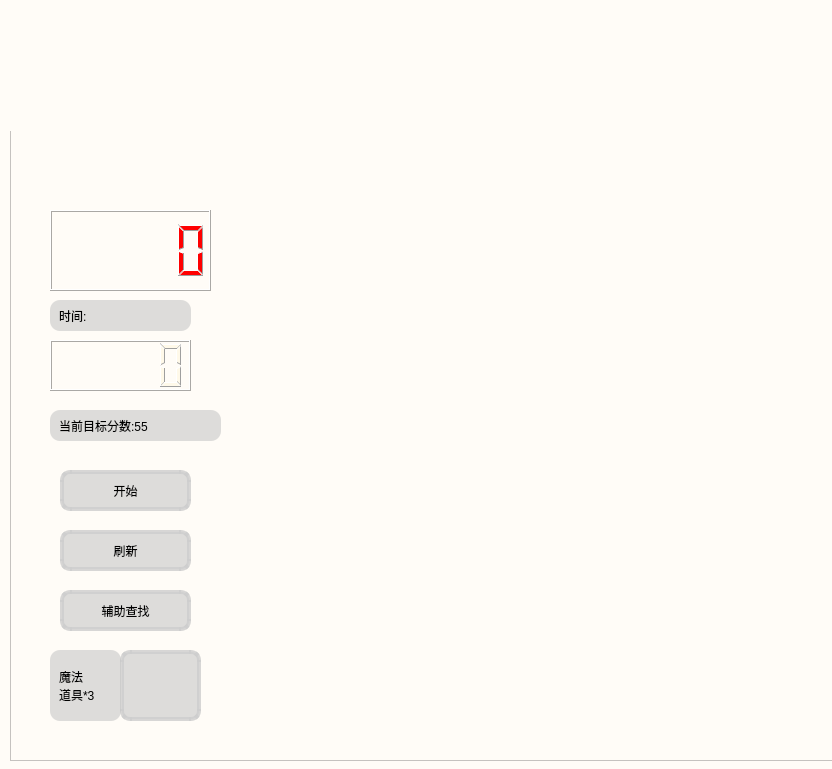
<?xml version="1.0" encoding="UTF-8"?>
<ui version="4.0">
 <class>Play</class>
 <widget class="QWidget" name="Play">
  <property name="geometry">
   <rect>
    <x>0</x>
    <y>0</y>
    <width>832</width>
    <height>769</height>
   </rect>
  </property>
  <property name="windowTitle">
   <string>Form</string>
  </property>
  <property name="styleSheet">
   <string notr="true">QWidget
{
background-color: rgb(255, 252, 247);
color: black; /*字体颜色*/
}

/*按钮正常状态*/
QPushButton
{
background-color:rgba(198,198,198,0.6);/*背景色*/

border-style:solid;
border-width:4px;
border-radius:10px;/*边框圆角半径像素*/
border-color:rgba(205,205,205,0.8);/*边框颜色*/

padding:6px; /*填衬*/
}
/*鼠标按下状态*/
QPushButton:pressed
{
background-color:rgba(198,198,220,06);/*背景色*/
border-color:rgba(205,205,205,1);/*边框颜色*/
border-style:solid;/*边框样式 solid实线 none无边框 inset/outset 3D边框*/
color: black;/*字体颜色*/
}
/*鼠标悬停状态*/
QPushButton:hover
{
background-color:rgba(198,198,190,0.7);/*背景色*/
border-color:rgba(205,205,205,0.9);/*边框颜色*/
color: black;/*字体颜色*/
}
QLineEdit
{
background-color:rgb(240,240,240);/*背景色*/
min-height:30px; /*最小高度*/
min-width:180px; /*最小宽度*/
border-style:solid;/*边框样式 solid实线 none无边框 inset/outset 3D边框*/
border-width:4px; /*边框宽度像素*/
border-radius:10px;/*边框圆角半径像素*/
border-color:rgba(205,205,205,0.4);/*边框颜色*/
font-size:10pt;/*字体 字体大小*/
color: black;/*字体颜色*/
padding:6px;/*填衬*/
}
QCheckBox
{
color:black;/*字体颜色*/
background-color:rgb(240,240,240);/*背景色*/
}
QComboBox
{
background-color:rgb(240,240,240);
color: black;/*字体颜色*/
border-style:solid;/*边框样式 solid实线 none无边框 inset/outset 3D边框*/
border-width:4px;/*边框宽度像素*/
border-radius:10px;/*边框圆角半径像素*/
border-color:rgba(205,205,205);/*边框颜色*/
min-height:35px; /*最小高度*/
font-size:10pt;
}
/*向下的三角形箭头样式*/
QComboBox::drop-down
{
width:20px;
border:none;
background:transparent;
}
/*向下的三角形箭头*/
QComboBox::down-arrow
{
image:url(:/image/array_down.png);
}
/*下拉后的整个下拉窗体*/
QComboBox QAbstractItemView
{
background-color: rgb(240,240,240); /*背景色*/
color: black;/*字体颜色*/
outline:none;
}
/*下拉框下面的item*/
QComboBox QAbstractItemView::item
{
height:30px;
color: black;/*字体颜色*/
}
/*下拉框item选中*/
QComboBox QAbstractItemView::item:selected
{
background-color: rgb(240,240,240); /*背景色*/
color: black;/*字体颜色*/
}
QTabWidget
{
background-color: rgb(240,240,240); /*背景色*/
color: black;/*字体颜色*/
}
QTabBar::tab
{
background-color: rgb(240,240,240); /*背景色*/
color: black;/*字体颜色*/
font-size:10pt;/*字体大小*/
height:30px; /*高度*/
min-width:100px;/*宽度*/
border-top-left-radius:4px;/*左上边框圆角半径像素*/
border-top-right-radius:4px;/*右上边框圆角半径像素*/
margin-right: 5px;/*右边距 右外边距*/
padding-left:5px;/*左填充--左内边距*/
padding-right:5px;/*右填充--右内边距*/
}
QTabBar::tab:hover
{
background-color: rgb(198,198,208); /*背景色*/
}
QTabBar::tab:selected
{
background-color: rgb(198,198,198); /*背景色*/
}
QTableView,QTableWidget{
background-color: rgb(240,240,240); /*背景色*/
color: black;/*字体颜色*/
selection-background-color:rgba(192,221,244);/*背景色*/;/*点击选中颜色*/
border:1px solid #E0DDDC;/*边框为1像素，灰色*/
gridline-color:lightgray;/*这个是表格的格子线的颜色，为亮灰*/
font:bold 10pt;/*字体 字体大小*/
}
/*表格表头样式*/
QHeaderView::section{
background-color:rgb(240,240,240); /*背景色*/
border:0px solid #E0DDDC;/*先把边框宽度设为0，即隐藏所有表头边框*/
border-bottom:1px solid #E0DDDC;/*然后只显示下边框，因为上边框和左右边框是整个Table的边框，都显示会有2px的边框宽度*/
min-height:30px;;/*表头高度*/
font-size:10pt;/*字体大小*/
}
QTreeWidget,QTreeView
{
background-color: rgb(240,240,240); /*背景色*/
color: rgb(79,129,168);/*字体颜色*/
selection-background-color:rgba(5,23,200);/*点击选中颜色*/
font-size:10pt;/*字体大小*/
}
/*收起状态*/
QTreeWidget::branch:has-children:!has-siblings:closed,
QTreeWidget::branch:closed:has-children:has-siblings {
border-image: none;
image: url(:/image/add-line_horizontal.png);
}
/*展开状态*/
QTreeWidget::branch:open:has-children:!has-siblings,
QTreeWidget::branch:open:has-children:has-siblings {
border-image: none;
image: url(:/image/array_down.png);
}
/*收起状态*/
QTreeView::branch:has-children:!has-siblings:closed,
QTreeView::branch:closed:has-children:has-siblings {
border-image: none;
image: url(:/image/add-line_horizontal.png);
}
/*展开状态*/
QTreeView::branch:open:has-children:!has-siblings,
QTreeView::branch:open:has-children:has-siblings {
border-image: none;
image: url(:/image/array_down.png);
}






</string>
  </property>
  <widget class="QPushButton" name="start">
   <property name="geometry">
    <rect>
     <x>60</x>
     <y>470</y>
     <width>131</width>
     <height>41</height>
    </rect>
   </property>
   <property name="text">
    <string>开始</string>
   </property>
  </widget>
  <widget class="QLabel" name="label">
   <property name="geometry">
    <rect>
     <x>-10</x>
     <y>-30</y>
     <width>871</width>
     <height>161</height>
    </rect>
   </property>
   <property name="autoFillBackground">
    <bool>false</bool>
   </property>
   <property name="styleSheet">
    <string notr="true">
border-image: url(:/new/prefix1/media/media/pk3.jpeg);</string>
   </property>
   <property name="text">
    <string/>
   </property>
  </widget>
  <widget class="QPushButton" name="pushButton_2">
   <property name="geometry">
    <rect>
     <x>60</x>
     <y>530</y>
     <width>131</width>
     <height>41</height>
    </rect>
   </property>
   <property name="text">
    <string>刷新</string>
   </property>
  </widget>
  <widget class="QLCDNumber" name="ziji">
   <property name="geometry">
    <rect>
     <x>50</x>
     <y>210</y>
     <width>161</width>
     <height>81</height>
    </rect>
   </property>
   <property name="font">
    <font>
     <family>Agency FB</family>
     <pointsize>7</pointsize>
     <italic>false</italic>
     <bold>false</bold>
    </font>
   </property>
   <property name="styleSheet">
    <string notr="true">border-image: url(:/new/prefix1/media/media/timeBackground.png);
font: 7pt &quot;Agency FB&quot;;
color: rgb(255, 0, 0);</string>
   </property>
  </widget>
  <widget class="QGraphicsView" name="graphicsView">
   <property name="geometry">
    <rect>
     <x>10</x>
     <y>130</y>
     <width>851</width>
     <height>631</height>
    </rect>
   </property>
   <property name="styleSheet">
    <string notr="true">background-image: url(:/new/prefix1/media/media/board.png);</string>
   </property>
  </widget>
  <widget class="QLCDNumber" name="timer">
   <property name="geometry">
    <rect>
     <x>50</x>
     <y>340</y>
     <width>141</width>
     <height>51</height>
    </rect>
   </property>
   <property name="focusPolicy">
    <enum>Qt::NoFocus</enum>
   </property>
   <property name="layoutDirection">
    <enum>Qt::RightToLeft</enum>
   </property>
   <property name="autoFillBackground">
    <bool>false</bool>
   </property>
   <property name="styleSheet">
    <string notr="true">color: rgb(255, 0, 0);
font: 14pt &quot;Agency FB&quot;;
color: rgb(255, 249, 233);
</string>
   </property>
  </widget>
  <widget class="QLabel" name="label_2">
   <property name="geometry">
    <rect>
     <x>50</x>
     <y>410</y>
     <width>171</width>
     <height>31</height>
    </rect>
   </property>
   <property name="styleSheet">
    <string notr="true">background-color:rgba(198,198,198,0.6);/*背景色*/
border-width:4px;
border-radius:10px;/*边框圆角半径像素*/
border-color:rgba(205,205,205,0.8);/*边框颜色*/

padding:6px; /*填衬*/</string>
   </property>
   <property name="text">
    <string>当前目标分数:55</string>
   </property>
  </widget>
  <widget class="QPushButton" name="pushButton">
   <property name="geometry">
    <rect>
     <x>60</x>
     <y>590</y>
     <width>131</width>
     <height>41</height>
    </rect>
   </property>
   <property name="text">
    <string>辅助查找</string>
   </property>
  </widget>
  <widget class="QPushButton" name="mofangtool">
   <property name="geometry">
    <rect>
     <x>120</x>
     <y>650</y>
     <width>81</width>
     <height>71</height>
    </rect>
   </property>
   <property name="styleSheet">
    <string notr="true">image: url(:/new/prefix1/media/media/Magic.png);</string>
   </property>
   <property name="text">
    <string/>
   </property>
  </widget>
  <widget class="QLabel" name="label_3">
   <property name="geometry">
    <rect>
     <x>50</x>
     <y>300</y>
     <width>141</width>
     <height>31</height>
    </rect>
   </property>
   <property name="styleSheet">
    <string notr="true">background-color:rgba(198,198,198,0.6);/*背景色*/
border-width:4px;
border-radius:10px;/*边框圆角半径像素*/
border-color:rgba(205,205,205,0.8);/*边框颜色*/

padding:6px; /*填衬*/</string>
   </property>
   <property name="text">
    <string>时间:</string>
   </property>
  </widget>
  <widget class="QLabel" name="label_4">
   <property name="geometry">
    <rect>
     <x>50</x>
     <y>650</y>
     <width>71</width>
     <height>71</height>
    </rect>
   </property>
   <property name="styleSheet">
    <string notr="true">background-color:rgba(198,198,198,0.6);/*背景色*/
border-width:4px;
border-radius:10px;/*边框圆角半径像素*/
border-color:rgba(205,205,205,0.8);/*边框颜色*/

padding:6px; /*填衬*/</string>
   </property>
   <property name="text">
    <string>魔法
道具*3</string>
   </property>
  </widget>
  <zorder>graphicsView</zorder>
  <zorder>start</zorder>
  <zorder>label</zorder>
  <zorder>pushButton_2</zorder>
  <zorder>ziji</zorder>
  <zorder>timer</zorder>
  <zorder>label_2</zorder>
  <zorder>pushButton</zorder>
  <zorder>mofangtool</zorder>
  <zorder>label_3</zorder>
  <zorder>label_4</zorder>
 </widget>
 <resources/>
 <connections/>
</ui>
